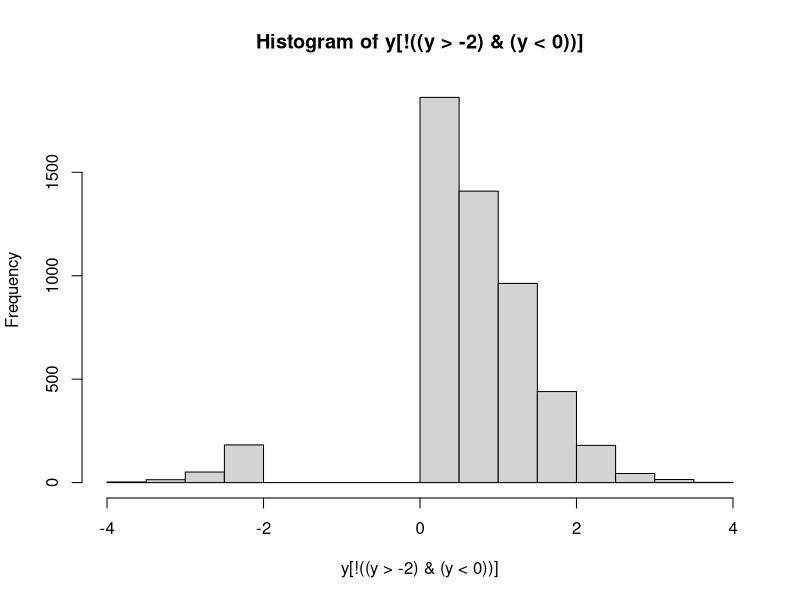

The R script that drew this image: (Note: this script raises an error after producing the figure.)


#' @title Tutorial 2: More on Vectors, Data Frames, and Functions
#'
#' @author David M. Goehring 2004
#' @author Juliet R.C. Pulliam 2008, 2009
#' @author Steve Bellan 2010, 2012
#' @author Carl Pearson 2024
#' @author Stanley Sayianka 2025
#'
#' Clinic on Meaningful Modeling of Epidemiological Data
#' International Clinics on Infectious Disease Dynamics and Data Program
#' African Institute for Mathematical Sciences, Muizenberg, Cape Town, RSA
#'
#' @license Some Rights Reserved,
#' CC BY-NC 4.0 (https://creativecommons.org/licenses/by-nc/4.0/)
#' Last updated by Stanley Sayianka, May 2025
#'
#' @description
#' By the end of this tutorial you should:
#' * Be able to retrieve useful subsets of your data
#' * Understand more about data frames
#' * Know the methods and uses of logical values in R
#' * Be able to generate and use factors
#' * Know how to write your own generic functions
#'
#' @section A. Accessing Vector Elements
#'
#' @subsection Beyond Numbers: Relational and Logical Operations in R
#'
#' So far everything you have done in R has involved numbers or
#' vectors of numbers. To properly exploit R’s complexity, you need to
#' become familiar with relational and logical operations in R.
#'
#' Relational operations work just like numerical operations, in terms
#' of how they are processed. Return for a moment to our first
#' calculation from the last tutorial, an addition problem:

3 + 4

#' The analogous calculation of a single relational operation is
#' something like

5 > 4

#' "Is 5 greater than 4?” Yes. And R tells you that this is a TRUE
#' statement. Or,

1 + 1 < 1

#' Makes sense, right?
#'
#' The greater-than, >, and less-than, <, symbols are
#' straightforward. Similarly, R has greater-than-or-equal-to and
#' less-than-or-equal-to symbols, >= and <=, respectively.
#'
#' Slightly less intuitive are the relational operators for equality,
#' ==, and inequality, !=. Try

x <- 4

x == 1 + 3

y <- x != 4

#' This last example demonstrates that variables can hold logical
#' values. These relational operators also operate on logical values,
#' as in,

y == FALSE

#' Logical operations are operations that only make sense when
#' performed on TRUE and FALSE values. These will likely be familiar
#' to you, the central operations being AND, OR, and NOT.
#'
#' The operators used in R are standard: &, |, and !,
#' respectively. Let’s see them in action:

!TRUE
to_be <- FALSE
to_be | !to_be
FALSE & (TRUE | FALSE)

#' By combining logical and relational operations, we can make complex
#' inquiries about values.
#'
#' Hands off the keyboard! Pick up a writing implement…
#'
#' a <- TRUE != (4 > 3)
#' b <- a | 1 + 1 == 4 - 2
#' c <- !FALSE & (log(Inf) == Inf + 1)
#'
#' What do a, b & c equal?  Now execute the commands and compare
#' your answers.



#' Note that R has special values for infinity (Inf), not-a-number
#' (NaN), and not-applicable, NA. These generally behave sensibly – a
#' mathematical operation on not-a-number is obviously not a number as so is
#' returned as NaN. Things are less simple when using logical and relational
#' operators. Consider 4 != NaN. In one respect, the answer perhaps
#' should be TRUE; that is, 4 definitely isn’t equal to
#' not-a-number. But, striving for consistency, R returns NA, much as
#' it would for a mathematical operation. Even worse is the situation

x <- NaN
x == NaN

#' You might think that this is a reasonable test for whether x has a
#' numerical value, but it won’t work for the same reason mentioned above.
#' In general, keep this trickiness in mind and remember there is a special
#' function is.nan() for determining whether x is defined as not-a-number:

is.nan(x)

#' There is also a special function is.finite() for determining whether
#' x is a valid (finite) number:

is.finite(x)

#' This is all getting thrown at you in very quick succession,
#' especially if you do not have much experience programming in other
#' languages. It is worth noting that information about these
#' operations can be pulled up at any time by typing help("&”) or
#' help(">") or the using help() function with any of the other
#' symbols used in these operations.
#'
#' @subsection Vectors of Logical Values
#'
#' As a shorthand, TRUE and FALSE can be entered as T and F. This
#' allows for rapid entry of vectors of logical values, for example:

logical_vec <- c(TRUE, TRUE, FALSE, TRUE)
logical_vec

#' Unfortunately, and rather inexplicably, T and F cab be reassigned
#' to any arbitrary values. This will render most code utterly
#' unpredictable. So, never, never, never do this:

T <- 4 # REALLY BAD, BUT NO ERROR IS PRODUCED

#' And, if you ever do something like this (though you shouldn’t!),
#' make sure you quickly do this:

rm(T) ## which will set T (or F) back to its default logical value.

#' Aside: to ensure your code is robust, we recommend always spelling out
#' TRUE and FALSE for logical values. If you have a library like `lintr`
#' installed, you can use it to check your code `lintr::lint("your_code.R")`
#'
#' Relational or logical operations also act on vectors to produce
#' vectors of logical values, as in,

x <- rnorm(10)
x < 0
y <- (x > -.5) & (x < .5)
!y

#' This will be especially handy when we look at the concept of
#' indexing, below.
#'
#' @subsection Generating Sequences
#'
#' There are many occasions in R when you need a patterned sequence of
#' numbers. As mentioned in the previous tutorial, most counting can
#' be accomplished by use of the seq() function. If you haven’t
#' already done so, it is worth taking a look at the help-file on
#' seq() because it has a few arguments that can make your life
#' easier.

?seq

#' For example, seq() can generate a vector of a certain length
#' between certain endpoints by typing

x <- seq(0, 1, length.out = 20)

#' giving you a vector of length 20 between 0 and 1; to confirm this, type

length(x)

#' A very common need in R is to generate vectors with an interval of
#' 1 between each element. R has a shorthand for this using the colon
#' notation, as follows:

y <- 5:10

#' This generates a vector that counts from 5 to 10, inclusive. Note that
#' : is generally treated first in the order of operations.
#'
#' Don’t underestimate the value of the colon notation.  Even for
#' typing a vector of length 2, like "(1,2)” or "(2,1),” using the c
#' function to generate the vector is pretty tedious (e.g., c(1,2)).
#' These vectors can be generated in three quick characters by typing
#' 1:2 or 2:1, respectively.  I will also point your attention to the
#' rep() function, for repeating sequences, which can also save time.
#'
#' @subsection Indexing
#'
#' R has an incredibly useful way of accessing items from a
#' data set. Each item in a data set has its own index, or numbered
#' location, in the object’s structure. Square brackets are used to
#' extract an item or items from a data set, but it is crucial to
#' understand that there are two completely distinct ways in which
#' brackets are used to access items. I will consider the two methods
#' for accessing a vector of length n in turn below.
#'
#' The first option: Logical
#' Requirements: Logical vector of length n
#' Use it for: Finding a subset of data based on a rule
#'
#' Logical indexing works as if you’ve asked your indexing vector the
#' question, "Do you want this item?” for each of the items in the
#' vector.

x <- 1:5

x[c(TRUE, FALSE, FALSE, FALSE, TRUE)]

#' If we combine this logical indexing with the relational and logical
#' operators you learned above, we have an exceptionally powerful tool
#' to retrieve data that meet any set of criteria.

y <- rnorm(10000)

hist(y[!((y > -2) & (y < 0))])

#' I will give more insight below when I discuss indexing data
#' frames. Stay tuned.

#' In any operation in R, vectors will be automatically repeated until
#' they reach the necessary length for the operation to make
#' sense. For example, note the results of

1:6 + 1:2

#' The same repetition holds for logical vectors. For this reason, you should
#' be very cautious using operations on vectors that differ in length.
#'
#' The second option: Numerical
#' Requirements: Value or vector of any length with values
#' (1 to n) OR (-n to -1)
#' Use it for: Single item retrieval or shuffling, sorting, and repeating
#'
#' Accessing single items with brackets and a single index should be
#' straightforward

x <- 3 * (0:5)
x[4]

#' One tedious way of creating a new vector of values from a vector’s
#' elements would be

c(x[2], x[3], x[4]) #TEDIOUS

#' So R makes it much easier by allowing a vector of indices to
#' generate a vector.  Thereby, the command above becomes

x[2:4]

#' There is nothing preventing you from accessing any element any
#' number of times.

x[c(2, 2, 2, 5, 5, 5)]

#' Additionally, R allows you to use negative indices, indicating
#' which items you want to exclude, as in,

x[c(-1, -6)]

#' This is fine and productive as long as you remember never to mix
#' negative and positive indices – R will not know what you want it to
#' do:

x[c(-1, 4)] # BADCODE

#' @subsection Sorting
#'
#' In Tutorial 1, you were introduced to the sort() function, which is
#' handy.
#'
#' Now that you have been introduced to indexing, you may have an
#' inkling of how much more powerful the sorting functions of R can
#' become.
#'
#' As an introduction, let’s say you have a 4-element vector,

my_vector <- 5:8

#' Using numerical indexing, we can manually re-order this vector by
#' calling each of its indices once in our preferred order, for
#' example

my_vector[c(2, 3, 4, 1)]

#' or, for a quick reversal

my_vector[4:1]

#' Now, manually generating the vector of indices is not monumentally
#' useful, which is where the function order() comes in. As a
#' demonstration, imagine we have a vector of student names and a
#' corresponding vector of student heights (in meters).

student_names <- c(
  "Dario", "Hloniphile", "Steve", "Innocent", "Abigail", "Cynthia"
)

student_heights <- rnorm(6, 1.7, .12)

#' What we definitely don’t want to do is to perform sort() on each of
#' these vectors independently. This will eliminate the pairing of the
#' name to the height. So how can we sort one vector and have the
#' other vector align correctly? Try order() on the names,

order(student_names)

#' Note that it returns the indices in the right order, not the values
#' themselves.
#'
#' From what you learned above, you know it is now an easy matter to
#' sort both of our vectors, as follows,

student_names[order(student_names)] # same effect as sort()
student_heights[order(student_names)]

#' And, obviously, sorting the names by the heights is exactly
#' analogous, and it will make for a pretty plot

barplot(
  student_heights[order(student_heights)],
  names.arg = student_names[order(student_heights)],
  ylab = "Height (m)", main = "Student Heights"
)

#' I have conveniently skipped over an important concept, because R
#' handles it fairly intuitively, but I want to mention the
#' terminology. The variable student_names and the results of ls(), for
#' example, are called vectors of strings, or character arrays. R
#' handles them conveniently, so we don’t need to worry too much about
#' them, but knowing the terminology will improve your understanding
#' of R's in-line help documents.
#'
#' @section B. Data Frames and Alternatives
#'
#' @subsection Data frames, redux
#' 
#' Before we cover advanced topics of data frames, I wanted to point out the
#' function data.frame(), which puts data together to form data
#' frames. This is a key alternative to using the prefab data frames
#' that you used in the previous tutorial.
#'
#' First I want to generate a vector of student class-years to
#' correspond to the student_names before creating a data frame (Freshmen
#' as 1, Sophomores as 2, etc.).

student_years <- c(4, 2, 2, 3, 1, 3)

#' Now making a data frame is easy (each argument will just add more
#' columns to the data), the only trick being that we have to assign
#' the constructed data frame to a variable, as follows:

student_df <- data.frame(student_names, student_heights, student_years)
student_df

#' Voila! Your own data frame.
#'
#' You may want to have better column headings than the redundant variable
#' names. There are various options to accomplish this. One option is
#' to use the names() function with assignment notation. Let’s take a look:

names(student_df)

#' What we see is a vector of strings corresponding to the current column
#' names. We can change these by assigning replacement strings to the
#' indexed values or by substituting our own vector of strings.

names(student_df) <- c("names", "heights", "years")
student_df

#' If we think that "years" is ambigous and might be confused with a student's
#' age, we could rename just that column using numerical indexing, e.g.:

names(student_df)[3] <- "class.years"
student_df

#' There is also a similar option, row.names() to access and modify the
#' the row names. By default, the row names are a series of integers indicating
#' the row number:

row.names(student_df)

#' The assignments above are the first of many examples in R that seem
#' to defy logic: it seems as though we’re assigning something to a
#' function, which shouldn’t make sense because a function isn’t a
#' variable. In fact, you can think of the functions names() and
#' row.names() as "access functions” – they do not perform an action,
#' but merely grant access to a property of the argument variable, and
#' this is why we can make assignments of the sort seen above.
#'
#' @subsection Indexing data frames
#'
#' As with vectors, brackets and logical or numerical vectors are still
#' the way to access data frames, but with a slight complication,
#' because data frames are multidimensional. The solution (which also
#' holds for matrices, etc.) is to separate the two dimensions with a
#' comma. R treats the first entry as the row number and the second
#' entry as the column number; thus, to access the second column of
#' the fourth row, type

student_df[4, 2]

#' Or the second column of the last three rows,

student_df[4:6, 2]

#' There are two further complications.
#'
#' To access an entire row or entire column, leave the index blank, as
#' in,

student_df[, 1] # FIRST COLUMN
student_df[3, ] # THIRD ROW
student_df[, ] # ENTIRE FRAME, equivalent to "student_df"

#' @subsection Tidyverse
#'
#' In R, data frames are a common and versatile way to store and work with 
#' tabular data. However, there are other object types that you may find useful.
#' For example, tibbles (from tidyverse) behave like data frames but print more
#' cleanly and are widely used in with modern R workflows. Data tables (from the
#' data.table package) are another alternative, designed for speed and efficient
#' handling of large datasets. Choosing the right structure depends on the
#' context of your analysis and the tools you prefer to use. 
#' 
#' In the last tutorial, we learned about the tidyverse.
#' Tidyverse is a group of R packages like dplyr, stringr, ggplot2, and more.
#' You can find the full list here: https://www.tidyverse.org
#'
#' Instead of loading all tidyverse packages using the library(tidyverse) command,
#' we can load only the one we need. For now, we just need the dplyr package.
#' 
#' We now return to indexing data frames, repeating what we did above 
#' using dplyr to access rows and columns in a data frame; and extending our 
#' examples, demonstrating both base R and dplyr implementations.


library(dplyr)

#' To select a column, we use the select() function.
#' The first argument is the data frame, the second is the column we want.
#' We can use either the column number or the column name.

select(.data = student_df, 1)       # selects the first column by position
select(.data = student_df, names)   # selects the column called 'names'

#' In select(), the .data argument is where we put the data frame.
#' The next argument is the column(s) we want to choose.

#' We can also use the pipe symbol (|>) to make the code easier to read.
#' Think of the pipe as saying "and then".
#' For example, instead of writing select(.data = student_df, 1),
#' we can write: student_df |> select(1)
#' This means: "take student_df and then select column 1"

student_df |> select(1)       # selects the first column
student_df |> select(names)   # selects the column called 'names'

#' If we want to save the result into a new data frame, we can assign it like this:

student_names_data <- student_df |> select(names)

#' The select() function gives us a one-column data frame.
#' If we want just a vector (not a data frame), we can use the pull() function.

student_df |> pull(1)       # gets the first column as a vector
student_df |> pull(names)   # gets the 'names' column as a vector

#' To get a specific row instead of a column, we use the slice() function.

student_df[3, ]             # base R: gets the third row
student_df |> slice(3)      # dplyr: gets the third row

#' We can also use the values in names() or row.names() as indices:

student_df["4", ]
student_df[, "class.years"]

#' Putting all of this together, we can quickly generate subsets of
#' our data. For example, we can create a data frame that includes
#' only the students with height greater than the mean height:

tall_students <- student_df[student_df$heights > mean(student_df$heights), ]
tall_students

#' A tidyverse-style way to filter rows is to use the `filter()` function.
#' This helps us select only the rows that meet a condition.
tall_students <- filter(student_df, heights > mean(heights))
tall_students  

#' Inside `filter()`, we do not use the `$` operator (like student_df$height).
#' This is because `filter()` automatically looks for column names
#' within the data frame you pass as the first argument.

#' The same code using a pipe:
tall_students <- student_df |> filter(heights > mean(heights))
tall_students

#' Or sort our data by various aspects:

student_df[order(student_df$class.years), ]

#' Alternatively, using the `arrange` function from dplyr, we have
student_df |> arrange(class.years)        # in ascending order
student_df |> arrange(desc(class.years))  # in descending order


#' @subsection Introduction to factors
#'
#' When performing statistical analyses, we often want R to look at a
#' set of data and compare groups within the data to one another. For
#' example, you have the data frame containing data on students in a
#' course. There are columns of data representing the students' heights
#' and class.years. How can you look at the means of height by class.year?
#'
#' Or, another example, you have sampled a number of rabbits and have
#' a column for weights before a diet treatment and a column for
#' weights after a diet treatment and a third column stating the diet
#' treatment (e.g, "none,” "grain diet,” and "grapefruit diet”). How
#' can you evaluate the change in weight as affected by diet?
#'
#' The answer to these questions is to use factors.
#'
#' Many of the data sets that come with R already have their data
#' interpreted as factors. Let’s take a look at a data set with
#' factors:

data(moths, package = "DAAG")
help(moths, package = "DAAG")
moths

#' (Note that you may have to install the DAAG package in order to
#' load these data. Do you remember how to do this? If not, ask a neighbor
#' for help!)
#'
#' The help file for the moths data set tells us that our last column,
#' habitat, is a factor. What does this mean?
#'
#' See what happens when we pull up this column by itself:

moths$habitat

#' It looks pretty standard, at first, but then we notice that it is
#' more than just a list of habitat names – it has another component,
#' levels.
#'
#' Factors have levels. Levels are editable, independent of the data
#' itself. To see the levels alone, you can type

levels(moths$habitat)

#' When called that way, it has the identity of a vector of strings.
#'
#' The levels() function behaves just like the names() and row.names()
#' functions (i.e., weird), and you can make assignments or
#' reassignments to the levels - e.g.,

levels(moths$habitat)[1] <- "NEBank"

#' Factors come in exceptionally handy when performing statistical
#' tests, but the various plot functions can give you an idea of uses
#' of a factored variable, such as,

boxplot(moths$meters ~ moths$habitat)

#' The tilde, ~, used in a number of contexts in R, can generally be
#' read as "by,” which gives a general explanation of its use here –
#' visualizing transect length ("meters") by habitat type ("habitat").
#' 
#' Recall, we used the ggplot2 package to make prettier plots
#' We will replicate the `boxplot` above:

## theme_bw is a ggplot “style” that makes things a bit less fancy and more sharp, you may think it looks more scientific
library(ggplot2); theme_set(theme_bw())
ggplot(data = moths) + 
  geom_boxplot(mapping = aes(x = habitat, y = meters))

#'
#' @subsection Making a factor
#'
#' Now that you know how to employ a factored variable
#' the next step is to know how to make a factor out of a
#' variable. The general syntax is:

x <- factor(c("A", "B", "A", "A", "A", "B"))

#' For vectors of strings, like that one. The results are usually fine
#' as is.
#'
#' But let’s go back to our student_df data frame. We listed
#' class.years as a number 1 through 4, but these are discreet
#' categories with well-defined names. A more elegant solution is to
#' factor the column of the data frame, much like is seen with moths.

student_df$class.years <- factor(student_df$class.years)
levels(student_df$class.years)

#' Not ideal, but we can use reassignment to change the names of the
#' years.

levels(student_df$class.years) <- c("Freshman", "Sophomore", "Junior", "Senior")

#' With satisfying (preliminary) results available with:

student_df
boxplot(student_df$heights ~ student_df$class.years)

#' Try to replicate the above plot using ggplot2.

#' @subsection Applying functions to data frames
#'
#' Many functions you might like to apply to your data frames will
#' produce unpredictable results.
#'
#' A few work nicely:

nyc_air <- airquality[, c("Wind", "Temp")]
nyc_air
summary(nyc_air)

#' But others that you might try do not work as you want:

sum(nyc_air) # sums wind and temperature together
mean(nyc_air) # returns an error message ## FIXME (or don't, see below)

#' One solution to these troubles is to use the function apply(),
#' which performs the function named in the third argument on the
#' first argument by the index specified by the second argument
#' (in this case, by column).

apply(nyc_air, 2, sum)
apply(nyc_air, 2, mean)
apply(nyc_air, 2, var)

#' @section C. Composing your own functions
#'
#' A more advanced (and very important) topic
#'
#' So far in R we have used the functions that come with R and its various
#' packages; however, since you will often want to perform the same series
#' of actions on different objects, R makes it relatively straight-forward
#' to compose your own generic functions and store them in R’s memory.
#'
#' Before you start writing a function you need to have your mind set
#' on three things:
#'
#' * What you want to give the function as input
#' * What you want the function to do
#' * What you want the function to give as output
#'
#' @subsection A trivial example
#'
#' Imagine you need to repeatedly transform sets of data, but your
#' transformation is "non-standard.” For this example, I’m imagining that you
#' want the natural logarithm of the data, plus one. We know how to perform
#' these operations on a number we have stored in a variable, no problem,

x <- 1:10

log(x) + 1

#' But what we would really like is a named function which will do
#' this in one step, log.plus.one().
#'
#' What we will do is make an assignment to log.plus.one, but rather
#' than assigning a value (or vector, etc.), we assign a function
#' which we define on the spot. We use the command function, which
#' looks like a function but is not a function. Instead, it’s
#' a control element of the R language – it isn’t executed like a
#' function, but rather it informs R to treat the code around it in a
#' special way.
#'
#' The command function has an interesting syntax. Its arguments are
#' the names of variables which will serve as the arguments for your
#' function (the first of three bullets, above). Then, after this
#' parenthetical bit, comes the meat of the function – what you want
#' it to do and what you want it to give back to you (the last two
#' bullets, above). In our log.plus.one() case, what we want it to do
#' and what we want it to give back happen to be the same thing,
#' therefore we can define it very simply, as follows,

log.plus.one <- function(y) log(y) + 1

#' Cool! Let’s test it out:

log.plus.one(x)

#' It behaves just like we would want it to.
#'
#' Aside: you may also see short functions define using the "lambda" syntax:

log.plus.one <- \(y) log(y) + 1

#' @subsection A separate little world
#'
#' Wait a second. I used y in my function definition but called the
#' function with my variable x as the argument. What happened to y?

y

#' The variable is untouched by the function.
#'
#' In order to keep functions fully generic, when you give the
#' function command, R generates a separate, untouchable variable
#' space which has no interactions with your R workspace. This means
#' that the names of your function arguments (and any variables
#' assigned within your function) can be anything you find convenient
#' – there is never any risk of a conflict with your active variables.
#'
#' @subsection Longer functions
#'
#' Either because the function is too complex to be
#' executed on a single line or because you want to make the
#' function’s methods clearer, you will often generate functions
#' longer than one line. For this purpose, R introduces another type
#' of bracket, curly brackets, { }. These are control brackets and
#' indicate the contents should be treated as a unit.
#'
#' As a final example,

(function(x, y) { z <- x^2 + y^2; x + y + z })(0:7, 1)

#' Note that the function is written on two lines, but this isn’t an
#' issue because of the brackets.  Note also that this function is
#' anonymous. It is never assigned, but used in place.
#'
#' A common tendency when first learning to program is to write code
#' in a condensed form (such as the anonymous inline function defined
#' above) so that it is difficult to follow what is going on when you
#' return to the code later on (or when your instructor is helping you
#' find a bug that is keeping your code from working correctly). While
#' writing code in this way takes a certain amount of cleverness and
#' demonstrates that you have understood the concepts, it is better
#' practice to write out your code so that it is easy to follow. This
#' includes using plenty of whitespace, to make your code easy to
#' read and thoroughly commenting your commands as you go.
#' The example above is therefore better written as follows:


#' @title Sum Values and Sum of Their Squares
#' @description
#' A function that takes two numerical values as input and returns the sum of
#' the values plus the sum of their squares
#'
#' @param x A numerical vector
#' @param y A numerical vector
#'
#' @details Note that `x` and `y` must be compatible lengths, or the recycling
#' rules
#'
#' @return A numerical value, x + y + x^2 + y^2
sum_vals_plus_sum_sqs <- function(x, y) {
  z <- x^2 + y^2  # define z as the sum of the values’ squares
  ss <- x + y + z # add the values to the sum of their squares
  return(ss)      # and return the result as output
}

#' Perform the above function with x equal to the numbers from 0 to
#' 7 and y equal to 1:

sum_vals_plus_sum_sqs(0:7, 1)

#' @section Benchmark Questions
#'
#' This concludes Tutorial 2. Because there are some advanced topics
#' here that require practice to get your head around, you should
#' make sure to work through the benchmark questions before you
#' move on to Tutorial 3.
#'
#' @question Semantics?
#'
#' R sometimes uses confusingly similar names for distinct concepts.
#' Define for yourself: names, factors, levels. When would you use each?
#'
#' @question Subsetting
#'
#' You need a subset of the mtcars data set that has only every other
#' row of data included.
#'  a. Do this with numerical indexing.
#'  b. Do this with logical indexing.
#'
#' @question Function Definition
#'
#' Write a function, `jumble()`, that takes a vector as an argument and
#' returns a vector with the original elements in random order. (Note: R
#' does have a built-in function that can do this, but the point of this
#' question is rather for you to build a new function using the tools that
#' have been introduced in the tutorials so far.)
